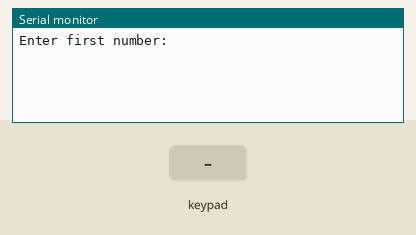
Recording of a sketch running on a simulated Arduino Uno, built with avr-gcc and run on an emulated ATmega328P. Shown: the last lines printed to the serial monitor. The inputs (shaded band) are chosen by the test bench.

Above: at 1.2 s.
1.3 s: key '1' pressed
At 2.5 s:
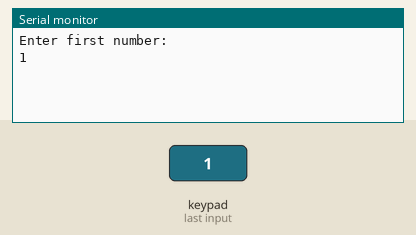
2.8 s: keypad keys 3 8 7 5 pressed 0.4 s apart
At 3.46 s:
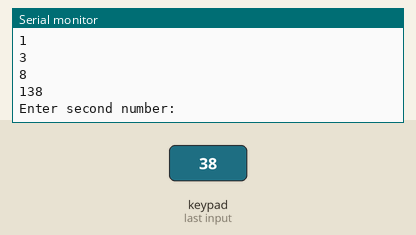
5.9 s: key '2' pressed
At 6.4 s:
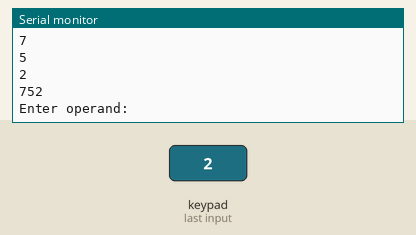
Timing chart, 0 to 8.9 s (numbered marks = the images above; inputs shaded):
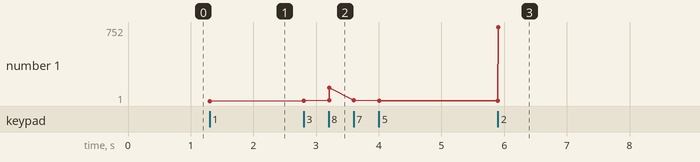

The sketch:

keypadmicro2.ino
```cpp
#include <Keypad.h>

const byte ROWS = 4; //four rows
const byte COLS = 3; //three columns
char keys[ROWS][COLS] = {
  {'1','2','3'},
  {'4','5','6'},
  {'7','8','9'},
  {'*','0','#'}
};
byte rowPins[ROWS] = {3, 8, 7, 5};
byte colPins[COLS] = {4, 2, 6};

int firstgiven;
int secondgiven;

int answer;

char operand;

Keypad keypad = Keypad( makeKeymap(keys), rowPins, colPins, ROWS, COLS );


void setup(){
  Serial.begin(9600);

}

String container1;
String container;
 //String container2;
char key;

void loop(){

  Serial.println("Enter first number:");
  for( int i = 0; i < 3; i++){
    key = '\0';
    key = keypad.getKey();
    if(key){
      container1 = key;
      Serial.println(container1);
      container = container + container1;
    }
    else{
      i--;
    }
  }

  firstgiven = container.toInt();
  Serial.println(firstgiven);

  Serial.println("Enter second number:");
  container = "";

  for( int i = 0; i < 3; i++){
    key = '\0';
    key = keypad.getKey();
    if(key){
      container1 = key;
      Serial.println(container1);
      container = container + container1;
    }
    else{
      i--;
    }
  }

   secondgiven = container.toInt();
   Serial.println(secondgiven);


  Serial.println("Enter operand:");
    while(!Serial.available());
    operand = Serial.read();

    finalans(firstgiven, secondgiven, operand);

}

void finalans(int firstgiven, int secondgiven, char operand){
  switch(operand){

    case '+':
     answer = firstgiven + secondgiven;
     break;

    case '-':
     answer = firstgiven - secondgiven;
     break;

    case '*':
     answer = firstgiven * secondgiven;
     break;

    case '/':
     answer = firstgiven / secondgiven;
     break;
  }

  Serial.println(answer);
}
```

Measured:
- after the input at 1.3 s, the serial monitor: prints a new line at once (image 1)
- after the input at 2.8 s, the serial monitor: prints a new line at once (image 2)
- after the input at 5.9 s, the serial monitor: prints a new line at once (image 3)
- plotted number 1: 1 → 5 after the input at 2.8 s, 5 → 752 after the input at 5.9 s
